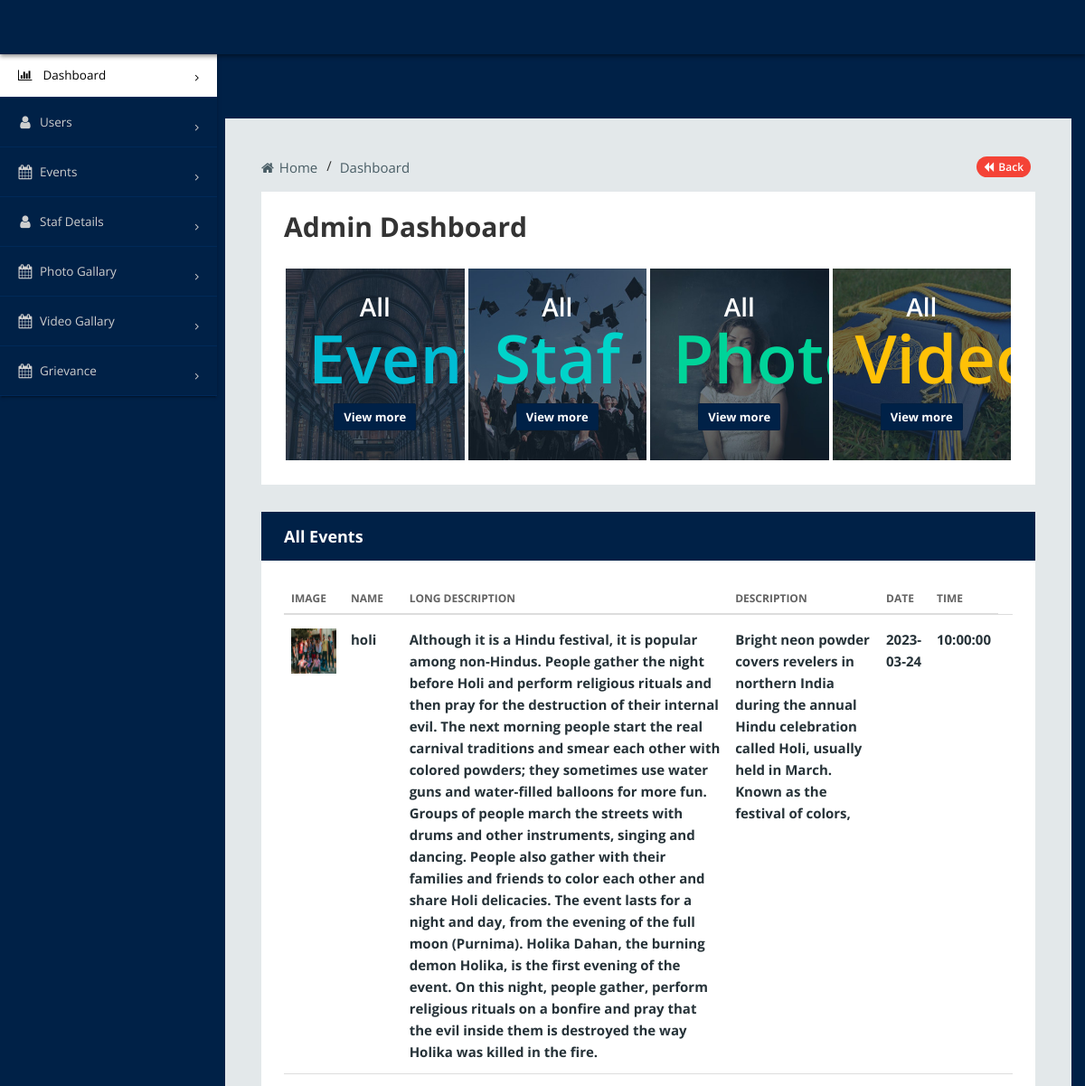
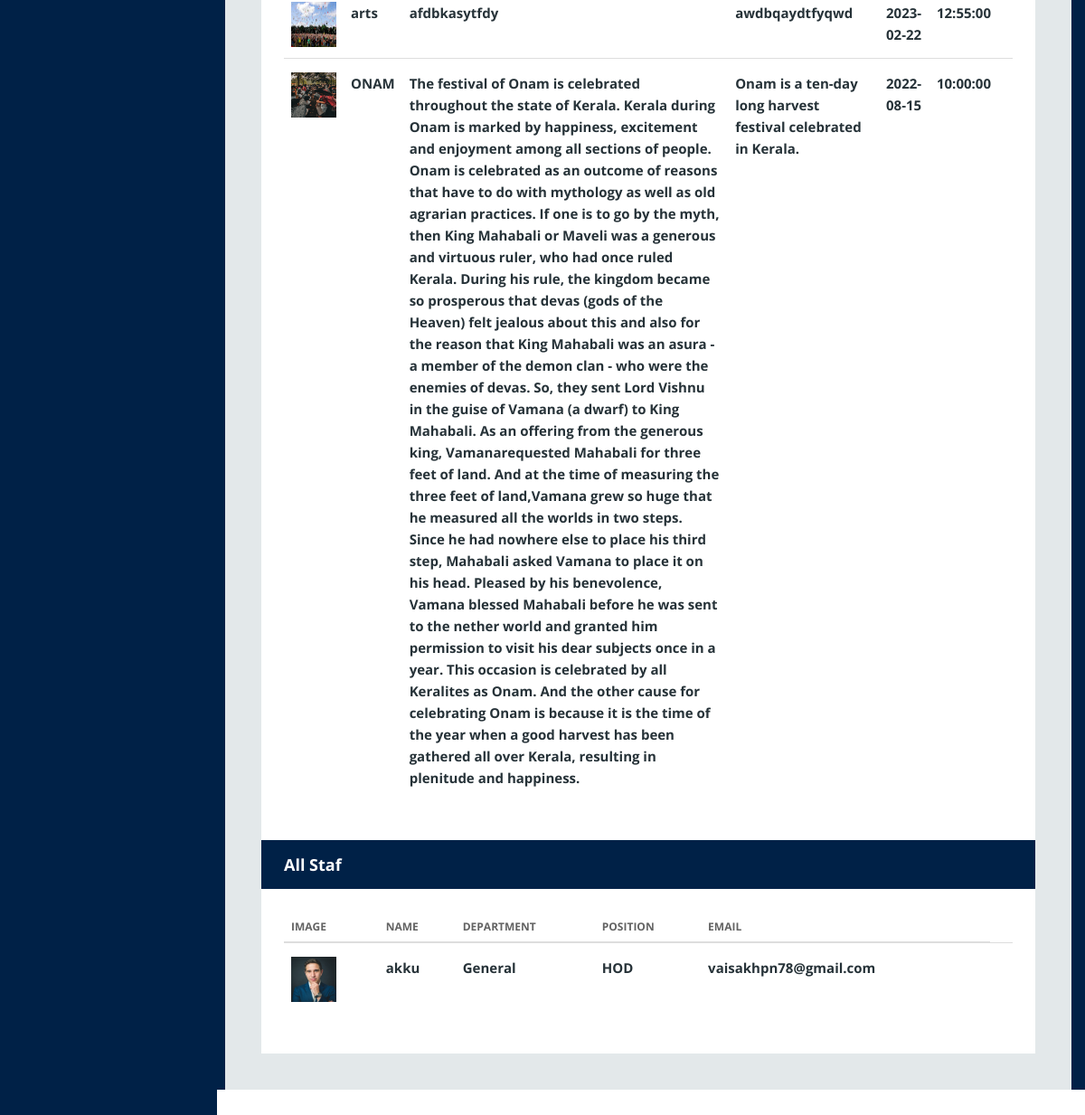
Page /gptc/admin/home.php (signed in) on the committed database (2 pictures, top to bottom).
### tables this page shows
CREATE TABLE `events` (
  `id` int(11) NOT NULL,
  `img` varchar(999) NOT NULL,
  `name` varchar(500) NOT NULL,
  `longdesc` varchar(2000) NOT NULL,
  `description` longtext NOT NULL,
  `date` date NOT NULL,
  `time` time NOT NULL
);

CREATE TABLE `staf` (
  `id` int(11) NOT NULL,
  `image` varchar(500) NOT NULL,
  `name` varchar(200) NOT NULL,
  `department` varchar(200) NOT NULL,
  `positon` varchar(200) NOT NULL,
  `email` varchar(200) NOT NULL
);

### gptc/admin/home.php (the view, shortened to what this page needs)
<?php
include('includes/topbar.php');
include('includes/sidebar.php');
include('includes/header.php');
include('config/dbcon.php');
?>
<div class="col-md-12">
</div>
 <div class="sb2-2">
                <div class="sb2-2-2">
                    <ul>
                        <li><a href="index.php"><i class="fa fa-home" aria-hidden="true"></i> Home</a>
                        </li>
                        <li class="active-bre"><a href="#"> Dashboard</a>
                        </li>
                        <li class="page-back"><a href="home.php"><i class="fa fa-backward" aria-hidden="true"></i> Back</a>
                        </li>
                    </ul>
                </div>
                <div class="sb2-2-1">
                    <h2>Admin Dashboard</h2>
                    <div class="db-2">
                        <ul>
                            <li>
                                <div class="dash-book dash-b-1">
                                    <h5>All</h5>
                                    <h4> Events</h4>
                                    <a href="event.php">View more</a>
                                </div>
                            </li>
                            <li>
                                <div class="dash-book dash-b-2">
                                    <h5>All</h5>
                                    <h4> Staf</h4>
                                    <a href="staf.php">View more</a>
                                </div>
                            </li>
                            <li>
                                <div class="dash-book dash-b-3">
                                    <h5>All</h5>
                                    <h4> Photos</h4>
                                    <a href="gallary.php">View more</a>
                                </div>
                            </li>
                            <li>
                                <div class="dash-book dash-b-4">
                                    <h5>All</h5>
                                    <h4> Videos</h4>
                                    <a href="videogallary.php">View more</a>
                                </div>
                            </li>
                        </ul>
                    </div>
                </div>
            <div class="sb2-2-3">
                    <div class="row">
                        <div class="col-md-12">
                            <div class="box-inn-sp">
                                <div class="inn-title">
									<h4>All Events</h4>
                                </div>
                                <div class="tab-inn">
                                    <div class="table-responsive table-desi">
                                        <table class="table table-hover">
                                            <thead>
                                                <tr>
                                                    <th>image</th>
													<th>Name</th>
                                                    <th>Long Description</th>
                                                    <th>Description</th>
                                                    <th>Date</th>
													<th>Time</th>
                                                </tr>
                                            </thead>
                                            <tbody>
                                            <?php
                                                $query  = "SELECT * FROM events";
                                                $query_run = mysqli_query($con,$query);
                                                if(mysqli_num_rows($query_run)>0)
                                                {
                                                     foreach($query_run as $row)
                                                     {
                                                        ?>
                                                        <tr>
                                                        <td><img src="uploads/product/<?php echo $row['img']?>" width="50px" height="50px" alt="image"></td>
                                                            <td><a href="#"><span class="list-enq-name"><?php echo $row['name']; ?></span></a>
                                                                </td>
                                                                <td><a href="#"><span class="list-enq-name"><?php echo $row['longdesc']; ?></span></a>
                                                                </td>
                                                                <td><a href="#"><span class="list-enq-name"><?php echo $row['description']; ?></span></a>
                                                                </td>
                                                                <td><a href="#"><span class="list-enq-name"><?php echo $row['date']; ?></span></a>
                                                                </td>
                                                                <td><a href="#"><span class="list-enq-name"><?php echo $row['time']; ?></span></a>
                                                                </td>
                                                                <td>
                                                     </td>
                                                </tr>
                                                        <?php
                                                     }
                                                }
                                                else
                                                {
                                                    ?>
                                                    <tr>
                                                        <td>No Record Found</td>
                                                </tr>
                                                <?php
                                                }
                                                ?>
                                            </tbody>
                                        </table>
                                    </div>
                                </div>
                            </div>
                        </div>
                    </div>
                    <div class="box-inn-sp">
                                <div class="inn-title">
									<h4>All Staf</h4>
                                </div>
                                <div class="tab-inn">
                                    <div class="table-responsive table-desi">
                                        <table class="table table-hover">
                                            <thead>
                                                <tr>
                                                    <th>Image</th>
													<th>Name</th>
                                                    <th>Department</th>
                                                    <th>Position</th>
                                                    <th>Email</th>
                                                </tr>
                                            </thead>
                                            <tbody>
                                            <?php
                                                $query  = "SELECT * FROM staf";
                                                $query_run = mysqli_query($con,$query);
                                                if(mysqli_num_rows($query_run)>0)
                                                {
                                                     foreach($query_run as $row)
                                                     {
                                                        ?>
                                                        <tr>
                                                            <td><img src="uploads/product/<?php echo $row['image']?>" width="50px" height="50px" alt="image"></td>
                                                            <td><a href="#"><span class="list-enq-name"><?php echo $row['name']; ?></span></a>
                                                                </td>
                                                                <td><a href="#"><span class="list-enq-name"><?php echo $row['department']; ?></span></a>
                                                                </td>
                                                                <td><a href="#"><span class="list-enq-name"><?php echo $row['positon']; ?></span></a>
                                                                </td>
                                                                <td><a href="#"><span class="list-enq-name"><?php echo $row['email']; ?></span></a>
                                                                </td>
                                                                <td>
                                                     </td>
                                                </tr>
                                                        <?php
                                                     }
                                                }
                                                else
                                                {
                                                    ?>
                                                    <tr>
                                                        <td>No Record Found</td>
                                                </tr>
                                                <?php
                                                }
                                                ?>
                                            </tbody>
                                        </table>
                                    </div>
                                </div>
                            </div>
                </div>
              </div>
        </div>
<?php
include('includes/footer.php')
?>

### rows in the picture
events: img (picture), name "holi", longdesc "Although it is a Hindu festival, it is popular among non-Hindus. People gather the night before Holi and perform religious rituals and then pray for the destruction of their internal evil. The next morning people start the real carnival traditions and smear each other with colored powders; they sometimes use water guns and water-filled balloons for more fun. Groups of people march the streets with drums and other instruments, singing and dancing. People also gather with their families and friends to color each other and share Holi delicacies. The event lasts for a night and day, from the evening of the full moon (Purnima). Holika Dahan, the burning demon Holika, is the first evening of the…", description "Bright neon powder covers revelers in northern India during the annual Hindu celebration called Holi, usually held in March. Known as the festival of colors,", date "2023-03-24", time "10:00:00"
events: img (picture), name "arts", longdesc "afdbkasytfdy", description "awdbqaydtfyqwd", date "2023-02-22", time "12:55:00"
events: img (picture), name "ONAM", longdesc "The festival of Onam is celebrated throughout the state of Kerala. Kerala during Onam is marked by happiness, excitement and enjoyment among all sections of people. Onam is celebrated as an outcome of reasons that have to do with mythology as well as old agrarian practices. If one is to go by the myth, then King Mahabali or Maveli was a generous and virtuous ruler, who had once ruled Kerala. During his rule, the kingdom became so prosperous that devas (gods of the Heaven) felt jealous about this and also for the reason that King Mahabali was an asura - a member of the demon clan - who were the enemies of devas. So, they sent Lord Vishnu in the guise of Vamana (a dwarf) to King Mahabali. As…", description "Onam is a ten-day long harvest festival celebrated in Kerala.", date "2022-08-15", time "10:00:00"
staf: image (picture), name "akku", department "General", positon "HOD", email "vaisakhpn78@gmail.com"
